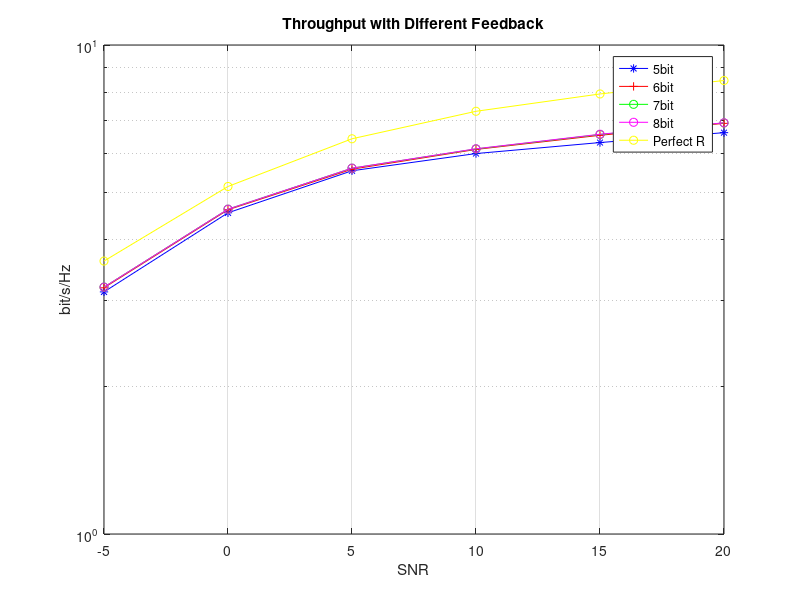

This figure's MATLAB source:
clear;
clc

%  ZTE
X1=[-5:5:20];
Y1=[3.1267 4.5376 5.5312 5.9981 6.3170 6.6184];

%  SAMSUNG
X2=[-5:5:20];
Y2=[3.1876 4.6028 5.5718 6.1158  6.5368 6.9146];
%  BUPT
X3=[-5:5:20];
Y3=[3.1974,4.6152,5.5983 6.1297 6.5610 6.9299];

%  MOTO
X4=[-5:5:20];
Y4=[3.1974,4.6159,5.5993 6.1347 6.5690 6.9329];

X5=[-5:5:20];
Y5=[3.6154,5.1367,6.4305 7.3189 7.9414 8.4602];
% % svd
% X5=[-10:2:-4];
% Y5=1-[0.7384,0.9688,0.9898,1];




semilogy(X1,Y1,'b-*',X2,Y2,'r-+',X3,Y3,'g-o',X4,Y4,'m-o',X5,Y5,'y-o');
title('Throughput with Different Feedback');
xlabel('SNR');
ylabel('bit/s/Hz');
legend('5bit','6bit', '7bit','8bit','Perfect R');

grid on;